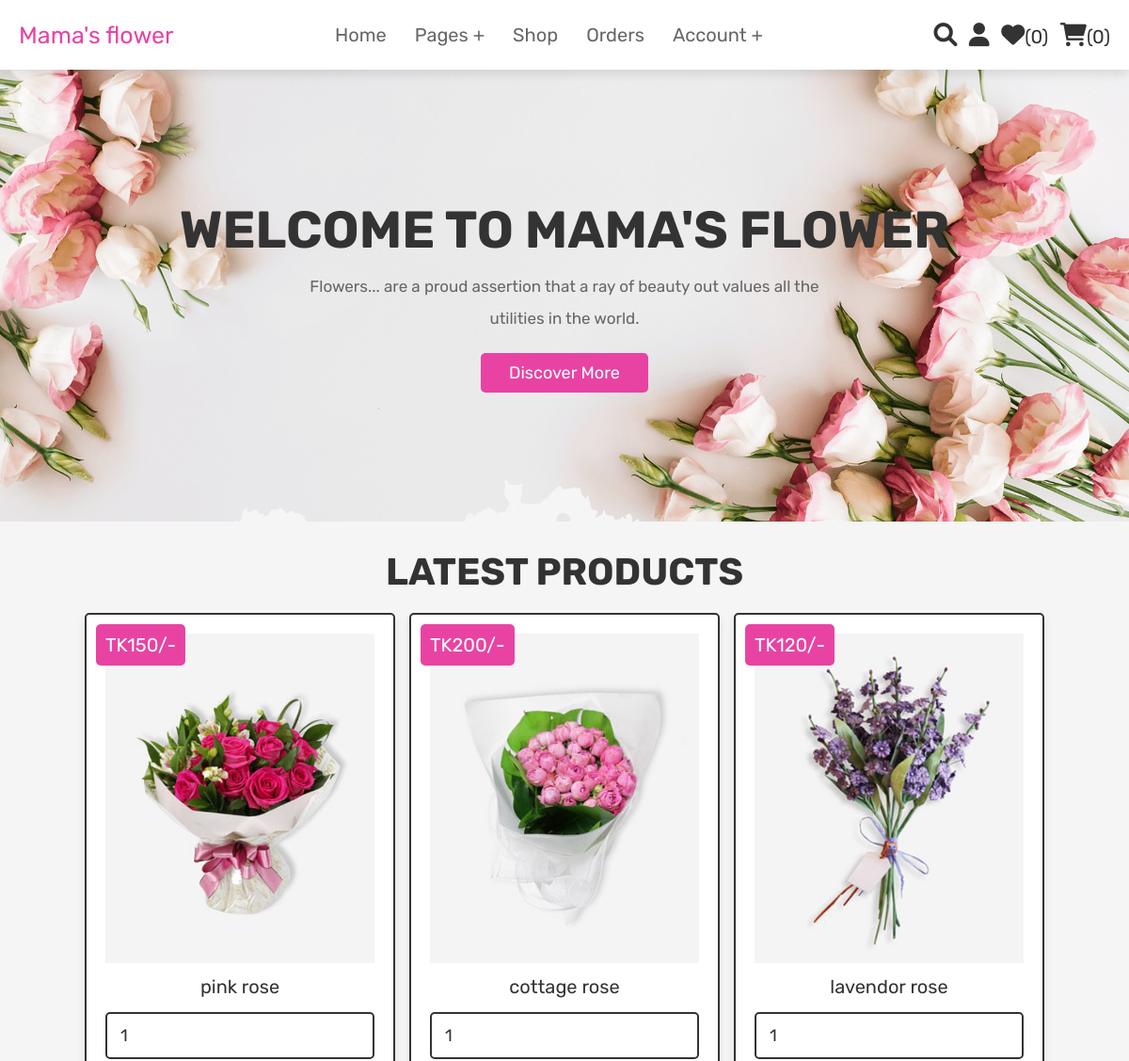
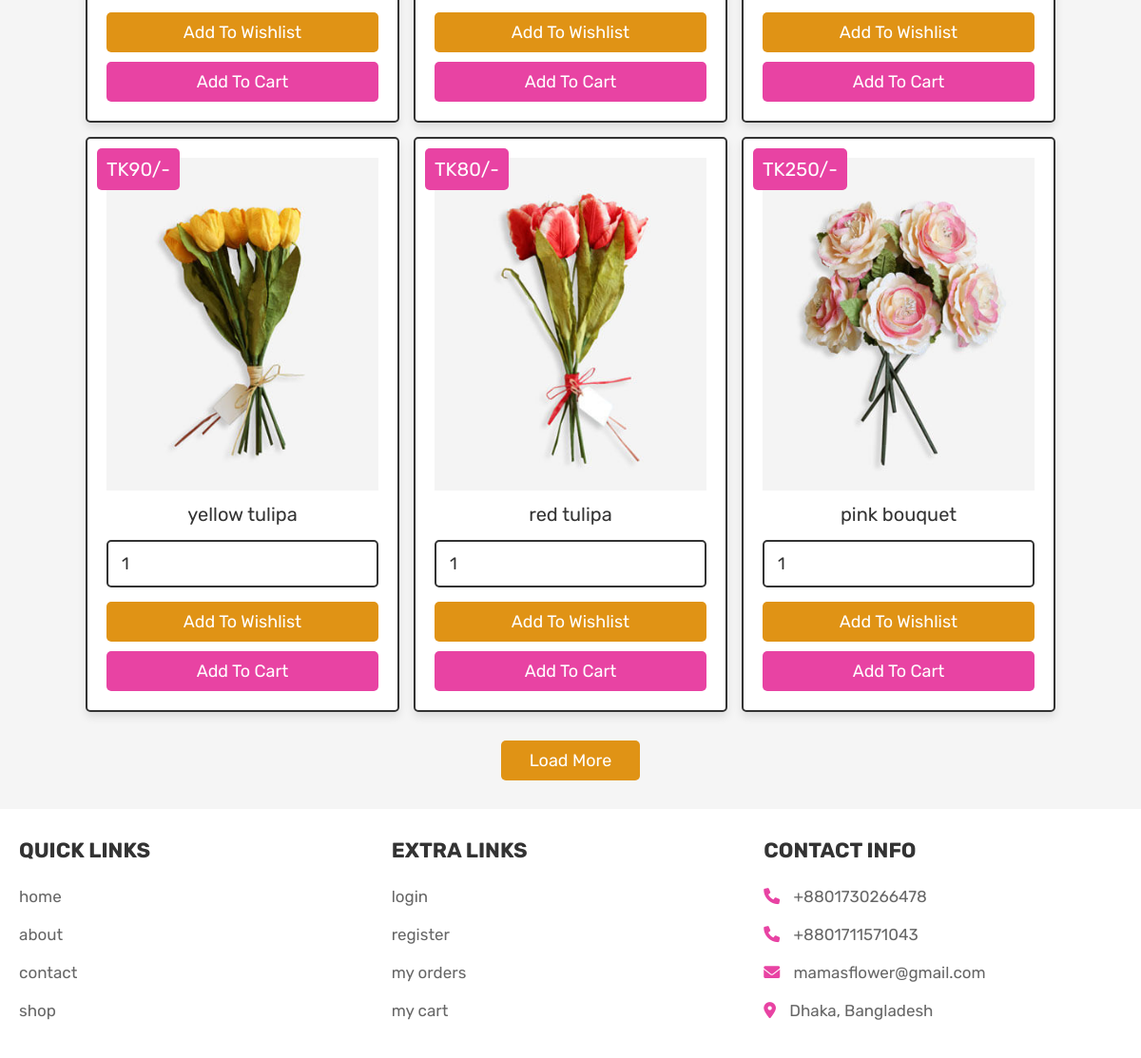
/home.php (signed in), run on the app's committed database (2 pictures, top to bottom).
### tables this page shows
CREATE TABLE `products` (
  `id` int(100) NOT NULL,
  `name` varchar(100) NOT NULL,
  `details` varchar(500) NOT NULL,
  `price` int(100) NOT NULL,
  `image` varchar(100) NOT NULL
);

### home.php (the view, shortened to what this page needs)
<?php
@include 'config.php';
?>
<!DOCTYPE html>
<html lang="en">
<head>
   <link rel="stylesheet" href="https://cdnjs.cloudflare.com/ajax/libs/font-awesome/6.0.0/css/all.min.css">
   <link rel="stylesheet" href="css/style.css">
</head>
<body>
<?php @include 'header.php'; ?>
<section class="home">
   <div class="content">
      <h3>Welcome to Mama's flower</h3>
      <p>Flowers... are a proud assertion that a ray of beauty out values all the utilities in the world. </p>
      <a href="about.php" class="btn">discover more</a>
   </div>
</section>
<section class="products">
   <h1 class="title">latest products</h1>
   <div class="box-container">
      <?php
         $select_products = mysqli_query($conn, "SELECT * FROM `products` LIMIT 6") or die('query failed');
         if(mysqli_num_rows($select_products) > 0){
            while($fetch_products = mysqli_fetch_assoc($select_products)){
      ?>
      <form action="" method="POST" class="box">
         <div class="price">TK<?php echo $fetch_products['price']; ?>/-</div>
         <img src="uploaded_img/<?php echo $fetch_products['image']; ?>" alt="" class="image">
         <div class="name"><?php echo $fetch_products['name']; ?></div>
         <input type="number" name="product_quantity" value="1" min="0" class="qty">
         <input type="submit" value="add to wishlist" name="add_to_wishlist" class="option-btn">
         <input type="submit" value="add to cart" name="add_to_cart" class="btn">
      </form>
      <?php
         }
      }else{
         echo '<p class="empty">no products added yet!</p>';
      }
      ?>
   </div>
   <div class="more-btn">
      <a href="shop.php" class="option-btn">load more</a>
   </div>
</section>
<?php @include 'footer.php'; ?>
</body>
</html>

### css/style.css (style rules this page uses)
:root { --pink:#e843a3; --red:#c0392b; --orange:#e09315; --black:#333; --white:#fff; --light-color:#666; --light-white:#ccc; --light-bg:#f5f5f5; --border:.2rem solid var(--black); --box-shadow:0 .5rem 1rem rgba(0,0,0,.1); }
* { font-family: 'Rubik', sans-serif; margin:0; padding:0; box-sizing: border-box; outline: none; border:none; text-decoration: none; transition:all .2s linear; }
html { font-size: 62.5%; overflow-x: hidden; scroll-behavior: smooth; scroll-padding-top: 6.5rem; }
body { background: var(--light-bg); }
section { padding:3rem 2rem; }
.btn, .delete-btn, .option-btn { display: inline-block; border-radius: .5rem; margin-top: 1rem; font-size: 1.8rem; color:var(--white); cursor: pointer; padding:1rem 3rem; text-transform: capitalize; }
.btn { background-color: var(--pink); }
.option-btn { background-color: var(--orange); }
.more-btn { margin-top: 2rem; text-align: center; }
.title { text-align: center; margin-bottom: 2rem; color:var(--black); text-transform: uppercase; font-size: 4rem; }
.home { min-height: 60vh; background:url(../images/home-bg.png) no-repeat; background-size: cover; background-position: center; display: flex; align-items: center; justify-content: center; }
.home .content { text-align: center; }
.home .content h3 { text-transform: uppercase; color:var(--black); font-size: 5.5rem; }
.home .content p { max-width: 60rem; margin:1rem auto; line-height:2; font-size: 1.7rem; color:var(--light-color); }
.products .box-container { max-width: 1200px; margin:0 auto; display: grid; grid-template-columns: repeat(auto-fit, 33rem); gap:1.5rem; align-items: flex-start; justify-content: center; }
.products .box-container .box { background-color: var(--white); border:var(--border); box-shadow: var(--box-shadow); border-radius: .5rem; padding:2rem; text-align: center; position: relative; }
.products .box-container .box .image { height: 35rem; width: 100%; object-fit: cover; }
.products .box-container .box .fa-eye, .products .box-container .box .price { position: absolute; top:1rem; border-radius: .5rem; }
.products .box-container .box .price { font-size: 2rem; padding:1rem; background-color: var(--pink); color:var(--white); left:1rem; }
.products .box-container .box .name { margin:1rem; font-size: 2rem; color:var(--black); }
.products .box-container .box .qty { width: 100%; padding:1.2rem 1.4rem; font-size: 1.8rem; color:var(--black); border:var(--border); border-radius: .5rem; margin:.5rem 0; }
.products .box-container .box .btn, .products .box-container .box .option-btn { width: 100%; }

### data on the page
products: price "150", image (picture), name "pink rose"
products: price "200", image (picture), name "cottage rose"
products: price "120", image (picture), name "lavendor rose"
products: price "90", image (picture), name "yellow tulipa"
products: price "80", image (picture), name "red tulipa"
products: price "250", image (picture), name "pink bouquet"

### other printed values
$wishlist_num_rows "0"
$cart_num_rows "0"
